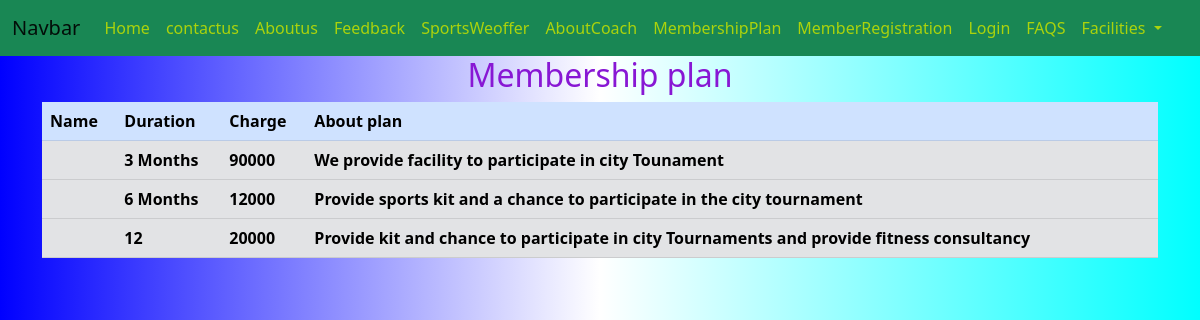
The app's page /plandetails/ with its own data.
### academy/models.py (models this page shows, shortened)
class Membership_plan(models.Model):
    plane_name=models.CharField(max_length=50,primary_key=True)
    Duration=models.CharField(max_length=45,null=False)
    charge=models.IntegerField(null=False,default=0)
    Description=models.TextField()

### academy/views.py (the view)
# urls.py: path('plandetails/',views.plandetails,name="plandetails"),
def plandetails(request):
    plan_objects=Membership_plan.objects.all()#it returns queryset
    plan_dict={
        "plan_data":plan_objects
    }
    return render(request,'academy/html/plandetails.html',plan_dict)

### academy/templates/academy/html/plandetails.html (shortened to what this page needs)
<html lang="en">
<head>
    <link href="https://cdn.jsdelivr.net/npm/bootstrap@5.2.0-beta1/dist/css/bootstrap.min.css" rel="stylesheet">
    <link rel="stylesheet" href="https://cdnjs.cloudflare.com/ajax/libs/font-awesome/5.15.4/css/all.min.css" />
</head>
<body>
    {% include 'academy/html/navbar.html'%}
    <h2 style="text-align:center;color:rgb(136, 23, 212)">Membership plan </h2>
    <div class="container">
    <table class="table">
        <thead>
          <tr class="table-primary">
            <th scope="col">Name</th>
            <th scope="col">Duration</th>
            <th scope="col">Charge</th>
            <th scope="col">About plan</th>
          </tr>
        </thead>
        <tbody>
            {% for plan_obj in plan_data %}
            <tr class="table-secondary">
                <th>{{plan_obj.plan_name}}</th>
                <th>{{plan_obj.Duration}}</th>
                <th>{{plan_obj.charge}}</th>
                <th>{{plan_obj.Description}}</th>
            </tr>
            {%endfor%}
        </tbody>
      </table>
    </div>
    <link href="https://cdn.jsdelivr.net/npm/bootstrap@5.2.0-beta1/dist/css/bootstrap.min.css" rel="stylesheet">
    <link rel="stylesheet" href="https://cdnjs.cloudflare.com/ajax/libs/font-awesome/5.15.4/css/all.min.css" />
</body>
</html>

### academy/templates/academy/html/navbar.html (style rules this page uses)
body { background-image:linear-gradient(to right,blue,white,cyan) }

### records on screen
Membership_plan: Duration "3 Months", charge "90000", Description "We provide facility to participate in city Tounament"
Membership_plan: Duration "6 Months", charge "12000", Description "Provide sports kit and a chance to participate in the city tournament"
Membership_plan: Duration "12", charge "20000", Description "Provide kit and chance to participate in city Tournaments and provide fitness consultancy"
